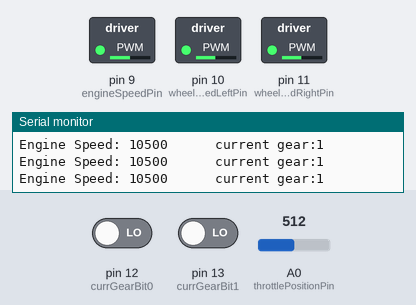
Simulated run of this sketch. Board: Arduino Uno, built with avr-gcc and run on an emulated ATmega328P. On the bench: switched loads named in the sketch (green lamp = pin HIGH), the last lines printed to the serial monitor. The test bench sets the inputs (shaded band); at power-on: A0 (throttlePositionPin) = 512, pin 12 (currGearBit0) LOW, pin 13 (currGearBit1) LOW.

Above: at 1.2 s.
1.3 s: A0 (throttlePositionPin) set to 483
At 2.0 s:
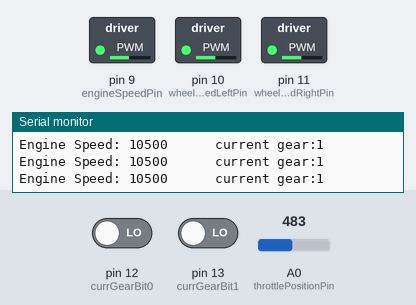
4.3 s: A0 (throttlePositionPin) set to 472
At 4.46 s:
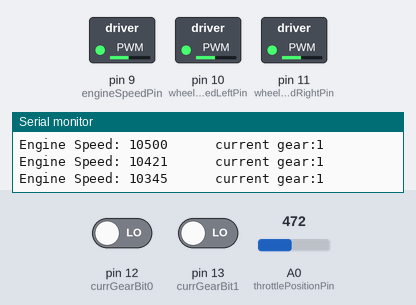
7.3 s: A0 (throttlePositionPin) set to 122
At 9.6 s:
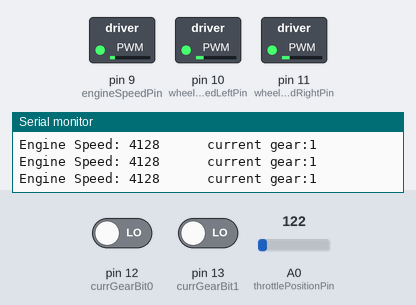
10.3 s: A0 (throttlePositionPin) set to 511
At 11.6 s:
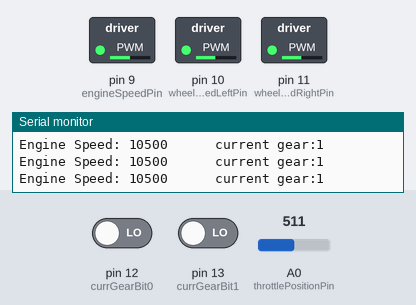
13.3 s: A0 (throttlePositionPin) set to 60
At 15.1 s:
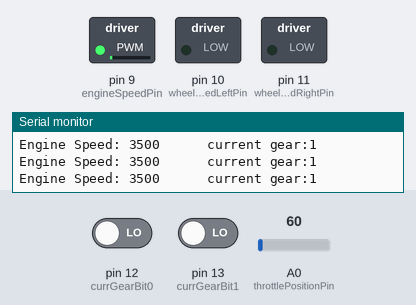
16.3 s: A0 (throttlePositionPin) set to 716
At 17.3 s:
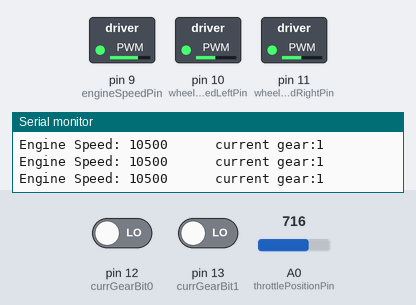
Timing chart, 0 to 19.3 s (numbered marks = the images above; inputs shaded):
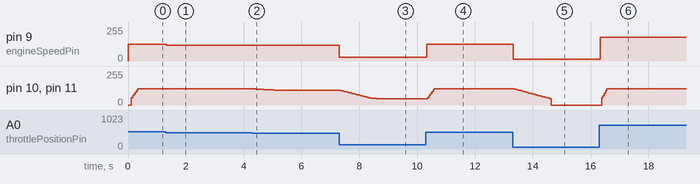

Measured:
- after the input at 1.3 s, pin 9 (engineSpeedPin): 127/255 → 120/255 at once
- after the input at 4.3 s, pin 9 (engineSpeedPin): 120/255 → 117/255 at once; pin 10 (wheelSpeedLeftPin), pin 11 (wheelSpeedRightPin): moves from 122/255 to 110/255 over 0.92 s, starting after 0.07 s
- after the input at 7.3 s, pin 9 (engineSpeedPin): 117/255 → 30/255 at once; pin 10 (wheelSpeedLeftPin), pin 11 (wheelSpeedRightPin): moves from 110/255 to 48/255 over 1.2 s, starting after 0.05 s
- after the input at 10.3 s, pin 9 (engineSpeedPin): 30/255 → 127/255 at once; pin 10 (wheelSpeedLeftPin), pin 11 (wheelSpeedRightPin): 48/255 → 122/255 after 0.07 s
- after the input at 13.3 s, pin 9 (engineSpeedPin): 127/255 → 14/255 at once; pin 10 (wheelSpeedLeftPin), pin 11 (wheelSpeedRightPin): moves from 122/255 to 0/255 over 1.3 s, starting after 0.06 s
- after the input at 16.3 s, pin 9 (engineSpeedPin): 14/255 → 178/255 at once; pin 10 (wheelSpeedLeftPin), pin 11 (wheelSpeedRightPin): 0/255 → 122/255 after 0.08 s

The sketch:

engine_sim.ino
```cpp
#include "settings.h"
#include "idle.h"

#define WHEELSPEED_ENABLE

//Pin Assignments
#define SPEAKER           3
const int throttlePositionPin = A0; //Read PWM from this pin
const int engineSpeedPin = 9; //Output RPM to this pin
int engineSpeedval = 0;
float engineSpeedvolt = 0;
#ifdef WHEELSPEED_ENABLE
  const int wheelSpeedLeftPin = 10;
  const int wheelSpeedRightPin = 11;
  const int currGearBit0 = 12;
  const int currGearBit1 = 13;
#endif

//Car Parameters
const float MIN_TPS = 12.0; //The minimum TPS to start accelerating
const float WOT_THRESHOLD = 70.0; //The throttle position at which no steady-state RPM will be reached

const float REDLINE_TORQUE = 10.0;
const float IDLE_TORQUE = 17.0;
const float PEAK_TORQUE = 25.0;

#define IDLE_RPM          3500 //Lowest RPM we should hit
#define LO_FLAT_RPM       5000 //Start RPM where torque levels out
#define HI_FLAT_RPM       8000 //End RPM where torque levels out
#define MAX_SS_RPM        9500 //Highest steady-state RPM
#define REDLINE_RPM      10500 //Highest RPM we should hit
#define POWER_CONSTANT   33333 //Time to gain 500 RPM with 11.6lb-ft in microseconds (10^-6)
#define DECEL_BASE_RATE    5000 //Base engine deceleration rate in RPM/s
#define ACCEL_BASE_RATE    500 //Base engine acceleration rate in RPM/s

#ifdef WHEELSPEED_ENABLE
  const float GEAR_RATIOS[4] = { 26.0/15.0, 21.0/16.0, 21.0/20.0, 21.0/25.0 };
  const float FINAL_DRIVE = 11.0/43.0;
  const float WHEEL_CIRCUMFERENCE = 1.43633616; //Circumference in m
#endif

//Time variables
unsigned long lastUpdate = 0; //The last time RPM was calculated in microseconds (10^-6)
unsigned int engineSpeed = IDLE_RPM;

#ifdef WHEELSPEED_ENABLE
  unsigned int currentGear = 1;
#endif

//Engine sound values
volatile uint16_t currentSmpleRate = BASE_RATE; // Current playback rate, this is adjusted depending on engine RPM
boolean audioRunning = false;                   // Audio state, used so we can toggle the sound system
uint16_t curVolume = 0;                         // Current digi pot volume, used for fade in/out
volatile uint16_t curEngineSample;              // Index of current loaded sample
uint8_t  lastSample;                            // Last loaded sample
volatile int16_t pulseWidth = 0;                // Current pulse width when in PWM mode
boolean managedThrottle = true;                 // Managed mode looks after the digipot if fitted for volume, and adds some mass to the engine
int16_t  currentThrottle = 0;                   // 0 - 1000, a top value of 1023 is acceptable

void setup() {
  Serial.begin(9600);
  pinMode(throttlePositionPin, INPUT);

  pinMode(engineSpeedPin, OUTPUT);
  //analogWrite(engineSpeedPin, 0);

  #ifdef WHEELSPEED_ENABLE
    pinMode(currGearBit0, INPUT);
    pinMode(currGearBit1, INPUT);
    pinMode(wheelSpeedLeftPin, OUTPUT);
    pinMode(wheelSpeedRightPin, OUTPUT);
    //analogWrite(wheelSpeedLeftPin, 0);
    //analogWrite(wheelSpeedRightPin, 0);
  #endif
  // engine sound pwm in setup, for a standard servo pulse
  /*pinMode(2, INPUT); // We don't want INPUT_PULLUP as the 5v may damage some receivers!
  attachInterrupt(0, getPulsewidth, CHANGE);
  // setup complete, so start making sounds
  startPlayback();*/
}

void loop() {
  engineSpeedval = analogRead(throttlePositionPin); // read the input pin
  engineSpeedvolt =(5.0 * engineSpeedval) / 1023;
  engineSpeedval = 255 * (engineSpeedvolt / 5);
  analogWrite(engineSpeedPin, engineSpeedval);

  //Engine Speed Calculations
  unsigned long delta = micros() - lastUpdate;
  lastUpdate = micros();
  engineSpeed = calculate_RPM(engineSpeed, get_throttle_position(), delta);
//  Serial.print("R"); Serial.println(engineSpeed);
  Serial.print("Engine Speed: ");
  Serial.print(engineSpeed);
  Serial.print("      ");

  #ifdef WHEELSPEED_ENABLE
    //Wheel Speed Calculations
    float wheelSpeed;
    //Assume the Rekluse clutch works properly
    set_curr_gear();
    float ws = 0;
    if(engineSpeed >= 4000) {
      wheelSpeed = engineSpeed * GEAR_RATIOS[currentGear - 1] * FINAL_DRIVE * WHEEL_CIRCUMFERENCE * 3.6; //Km/h
      ws =  (engineSpeed * 0.00595 * WHEEL_CIRCUMFERENCE) / GEAR_RATIOS[currentGear - 1]; //Km/h
    } else {
      wheelSpeed = 0;
    }
    float wheelOutputValue = (float)wheelSpeed * 255.0 / 50000.0; //Scaled between 0 and 140 km/h
//    Serial.print("S"); Serial.println(ws);
    analogWrite(wheelSpeedLeftPin, wheelOutputValue);
    analogWrite(wheelSpeedRightPin, wheelOutputValue);
  Serial.println();
  #endif
  //doPwmThrottle();
  delayMicroseconds(500);
}

void set_curr_gear(){
  unsigned int gear = 1;
  if(digitalRead(currGearBit0) == HIGH){
    gear+=1;
  }
  if(digitalRead(currGearBit1) == HIGH){
    gear+=2;
  }
  currentGear = gear;
  Serial.print("current gear:");
  Serial.print(currentGear);
  Serial.print("    ");
//  Serial.print("G");
//  Serial.println(currentGear);
}

float get_throttle_position() {
  int analogReading = analogRead(throttlePositionPin); //Pin reads up to 5V, but max we supply is 3.3V
//  Serial.print("throttle position:");
//  Serial.print(analogReading);
//  Serial.print("    ");
  return (float)analogReading * 100.0 / 675.0; //675/1024 is approximately 3.3/5.0
}

unsigned int calculate_RPM(unsigned int currentRPM, float throttlePosition, unsigned long timeDelta) {
  int delta = 0;

  if(throttlePosition <= MIN_TPS) {
    //Assume idle or returning to idle
    if(currentRPM <= IDLE_RPM) {
      //Assume we can't stall the engine
      return IDLE_RPM;
    } else {
      //Decelerate engine at 200 RPM/s
      delta = -DECEL_BASE_RATE * ((float)timeDelta / 1000000.0);
    }
  } else {
    unsigned int targetRPM;

    if(throttlePosition < WOT_THRESHOLD) {
      targetRPM = IDLE_RPM + (throttlePosition - MIN_TPS) * (MAX_SS_RPM - IDLE_RPM) / (WOT_THRESHOLD - MIN_TPS);
    } else {
      targetRPM = REDLINE_RPM;
    }

//    Serial.print("Target: "); Serial.print(targetRPM); Serial.print("    ");

    if(currentRPM < targetRPM) {
      //Accelerate at scaled amount of WOT torque
      float torque;

      //Really crappy approximation of WR450 torque curve
      if(currentRPM < 5000) {
        torque = IDLE_TORQUE + ((float)currentRPM - IDLE_RPM) * (PEAK_TORQUE - IDLE_TORQUE) / (LO_FLAT_RPM - IDLE_RPM);
      } else if(currentRPM > 8000) {
        torque = PEAK_TORQUE + ((float)currentRPM - REDLINE_RPM) * (PEAK_TORQUE - REDLINE_TORQUE) / (LO_FLAT_RPM - REDLINE_RPM);
      } else {
        torque = PEAK_TORQUE;
      }

      delta = ACCEL_BASE_RATE * ((float)timeDelta / (float)POWER_CONSTANT) * (torque / 11.6) * (throttlePosition / 100.0);

      if((currentRPM + delta) >= targetRPM) {
        delta = targetRPM - currentRPM;
      }
    } else if(currentRPM > targetRPM) {
      //Decelerate at scaled amount based on distance from target and amount of throttle applied
      delta = -DECEL_BASE_RATE * (float)(currentRPM - targetRPM > 1000 ? 1.0 : (1.0 - (float)(1000.0 - (currentRPM - targetRPM)) / 1500.0))
                               * (float)(1.0 - (throttlePosition - MIN_TPS) / (100.0 - MIN_TPS))
                               * ((float)timeDelta / 1000000.0);
    } else {
      delta = 0;
    }
  }

//    Serial.print("Delta: "); Serial.print(delta); Serial.print("    ");

  return currentRPM + delta;
}

void doPwmThrottle(){

  if(managedThrottle){
    if(pulseWidth > 800 && pulseWidth < 2200){ // check if the pulsewidth looks like a servo pulse
      if(pulseWidth < 1000) pulseWidth = 1000; // Constrain the value
      if(pulseWidth > 2000) pulseWidth = 2000;

      if(pulseWidth > 1520) currentThrottle = (pulseWidth - 1500) *2;  // make a throttle value from the pulsewidth 0 - 1000
      else if(pulseWidth < 1470) currentThrottle = abs( (pulseWidth - 1500) *2);
      else currentThrottle = 0;
    }
  }
  else {
    if(pulseWidth > 800 && pulseWidth < 2200){ // check if the pulsewidth looks like a servo pulse
      if(pulseWidth < 1000) pulseWidth = 1000; // Constrain the value
      if(pulseWidth > 2000) pulseWidth = 2000;

      if(pulseWidth > 1520) currentThrottle = (pulseWidth - 1500) *2;  // make a throttle value from the pulsewidth 0 - 1000
      else if(pulseWidth < 1470) currentThrottle = abs( (pulseWidth - 1500) *2);
      else currentThrottle = 0;
      currentSmpleRate = F_CPU / (BASE_RATE + long(currentThrottle * TOP_SPEED_MULTIPLIER));
    }
  }

}

void startPlayback()
{
  pinMode(SPEAKER, OUTPUT);
  audioRunning = true;

  // Set up Timer 2 to do pulse width modulation on the speaker pin.
  ASSR &= ~(_BV(EXCLK) | _BV(AS2));                         // Use internal clock (datasheet p.160)

  TCCR2A |= _BV(WGM21) | _BV(WGM20);                        // Set fast PWM mode  (p.157)
  TCCR2B &= ~_BV(WGM22);

  TCCR2A = (TCCR2A | _BV(COM2B1)) & ~_BV(COM2B0);           // Do non-inverting PWM on pin OC2B (p.155)
  TCCR2A &= ~(_BV(COM2A1) | _BV(COM2A0));                   // On the Arduino this is pin 3.
  TCCR2B = (TCCR2B & ~(_BV(CS12) | _BV(CS11))) | _BV(CS10); // No prescaler (p.158)

  OCR2B = pgm_read_byte(&idle_data[0]);                     // Set initial pulse width to the first sample.

  // Set up Timer 1 to send a sample every interrupt.
  cli();

  TCCR1B = (TCCR1B & ~_BV(WGM13)) | _BV(WGM12);             // Set CTC mode (Clear Timer on Compare Match) (p.133)
  TCCR1A = TCCR1A & ~(_BV(WGM11) | _BV(WGM10));             // Have to set OCR1A *after*, otherwise it gets reset to 0!

  TCCR1B = (TCCR1B & ~(_BV(CS12) | _BV(CS11))) | _BV(CS10); // No prescaler (p.134)

  OCR1A = F_CPU / BASE_RATE;                                // Set the compare register (OCR1A).
                                                            // OCR1A is a 16-bit register, so we have to do this with
                                                            // interrupts disabled to be safe.

  TIMSK1 |= _BV(OCIE1A);                                   // Enable interrupt when TCNT1 == OCR1A (p.136)

  lastSample = pgm_read_byte(&idle_data[idle_len-1]);
  curEngineSample = 0;
  sei();


  uint8_t target = map(currentThrottle, 0, 1023, VOL_MIN, VOL_MAX); // Fadein the volume pot
  for(uint8_t i = 0; i < target; i ++){
    curVolume = i;
    writePot(curVolume);
    delay(1);
  }
}


void stopPlayback()
{
  // Fadeout the volume pot
  for(uint8_t i = curVolume; i > 0; i--){
    curVolume = i;
    writePot(i);
    delay(1);
  }

  audioRunning = false;

  TIMSK1 &= ~_BV(OCIE1A); // Disable playback per-sample interrupt.
  TCCR1B &= ~_BV(CS10);   // Disable the per-sample timer completely.
  TCCR2B &= ~_BV(CS10);   // Disable the PWM timer.

  digitalWrite(SPEAKER, LOW);
}

// Uses a pin change interrupt and micros() to get the pulsewidth at pin 2
void getPulsewidth(){
  unsigned long currentMicros = micros();
  boolean currentState = digitalRead(2);

  static unsigned long prevMicros = 0;
  static boolean lastState = LOW;

  if(lastState == LOW && currentState == HIGH){      // Rising edge
    prevMicros = currentMicros;
    lastState = currentState;
  }
  else if(lastState == HIGH && currentState == LOW){ // Falling edge
    pulseWidth = currentMicros - prevMicros;
    lastState = currentState;
  }

}


// This is the main playback interrupt, keep this nice and tight!!
ISR(TIMER1_COMPA_vect) {
  OCR1A = currentSmpleRate;

  if (curEngineSample >= idle_len) { // Loop the sample
    curEngineSample = 0;
  }

  OCR2B = pgm_read_byte(&idle_data[curEngineSample]);

  ++curEngineSample;

}

void writePot(uint8_t data){
  // This function should get a value from 0 - 127
  // It would be trivial to convert this to work with
  // an I2C device.

  if(data > VOL_MAX) data = VOL_MAX; // cap it just in case

  digitalWrite(POT_CS, LOW);
  shiftOut(POT_SDO, POT_SCK, MSBFIRST, 0x00);
  shiftOut(POT_SDO, POT_SCK, MSBFIRST, data);
  digitalWrite(POT_CS, HIGH);

}
```

settings.h
```cpp
#define BASE_RATE 16000 // The base sample rate of the audio

// Pins
#define POT_PIN A1     // Pot wiper when using pot mode
#define POT_CS  4      // MCP4131 CS // If using a digi pot to control volume these are the pins
#define POT_SCK 5      // MCP4131 Clock
#define POT_SDO 6      // MCP4131 Data


#define DEFAULT_VOLUME 127      // Volume when in non managed mode
#define VOL_MIN 20              // Min volume in managed mode 0 - 127
#define VOL_MAX 127             // Max volume in managed mode 0 - 127
#define TOP_SPEED_MULTIPLIER 15 // RPM multiplier in managed mode, bigger the number the larger the rev range, 10 - 15 is a good place to start
```

Source omitted: idle.h (data table, 48686 bytes)
